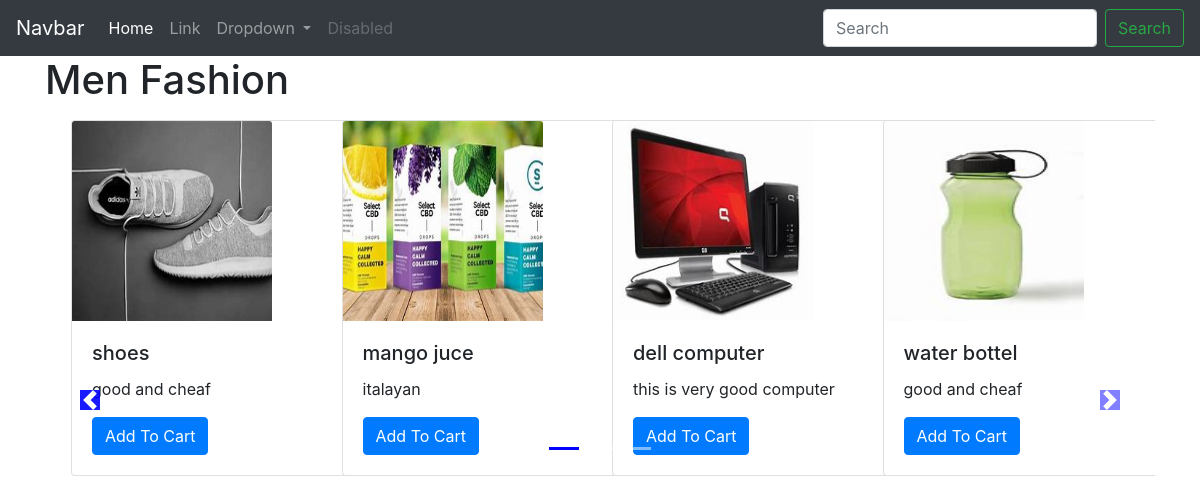
The app's page /shop/ with its own data.
### shop/models.py (models this page shows)
class product(models.Model):
     product_id = models.AutoField
     product_name = models.CharField(max_length=50,default='')
     category =models.CharField(max_length=50 ,default='')
     sub_category =models.CharField(max_length=50 ,default='')
     desc = models.CharField(max_length=500,default='')
     price=models.IntegerField(default=0)
     pub_date = models.DateField()
     image=models.ImageField(upload_to='shop/images' ,default='')
     def __str__(self):
          return  self.product_name

### shop/views.py (the view)
# urls.py: path("",views.index,name="shop"),
def index(request):
    products = product.objects.all()
    print(products)
    n=len(products)
    no_slides=(n//4)+ceil((n/4)-(n//4))
    parems={'product':products,'no_of_slides':no_slides,'range':range(1,no_slides)}
    return  render(request,'shop/index.html',parems)

### shop/templates/shop/index.html (shortened to what this page needs)
{% extends 'shop/base.html'%}
{% block body %}
{% load static %}
<div class="container">
    <h1>Men Fashion</h1>
<div id="demo" class="carousel slide my-3" data-ride="carousel">
    <ul class="carousel-indicators">
      <li data-target="#demo" data-slide-to="0" class="active"></li>
       {% for i in range %}
      <li data-target="#demo" data-slide-to="{{i}}" ></li>
      {% endfor %}
    </ul>
    <div class="container carousel-inner no-padding">
      <div class="carousel-item active">
        {% for i in product|slice:":"%}
        <div class="col-xs-3 col-sm-3 col-md-3">
          <div class="card" style="width: 18rem;">
            <img src='/media/{{i.image}}' class="card-img-top" alt="...">
            <div class="card-body">
              <h5 class="card-title">{{i.product_name}}</h5>
              <p class="card-text">{{i.desc}}</p>
              <a href="#" class="btn btn-primary">Add To Cart</a>
            </div>
          </div>
        </div>
        {% if forloop.counter|divisibleby:4 and forloop.counter > 0 and not forloop.last %}
      </div><div class="carousel-item">
        {% endif %}
        {% endfor %}
    </div>
</div>
</div>
    <a class="carousel-control-prev" href="#demo" data-slide="prev">
        <span class="carousel-control-prev-icon"></span>
    </a>
    <a class="carousel-control-next" href="#demo" data-slide="next">
        <span class="carousel-control-next-icon"></span>
    </a>
</div>
 {% endblock %}

### shop/templates/shop/base.html (shortened to what this page needs)
<!doctype html>
<html lang="en">
<head>
    <link rel="stylesheet" href="https://cdn.jsdelivr.net/npm/bootstrap@4.4.1/dist/css/bootstrap.min.css"
>
</head>
<body>
<nav class="navbar navbar-expand-lg navbar-dark bg-dark">
    <a class="navbar-brand" href="#">Navbar</a>
    <div class="collapse navbar-collapse" id="navbarSupportedContent">
        <ul class="navbar-nav mr-auto">
            <li class="nav-item active">
                <a class="nav-link" href="#">Home <span class="sr-only">(current)</span></a>
            </li>
            <li class="nav-item">
                <a class="nav-link" href="#">Link</a>
            </li>
            <li class="nav-item dropdown">
                <a class="nav-link dropdown-toggle" href="#" id="navbarDropdown" role="button" data-toggle="dropdown"
                   aria-haspopup="true" aria-expanded="false">
                    Dropdown
                </a>
            </li>
            <li class="nav-item">
                <a class="nav-link disabled" href="#" tabindex="-1" aria-disabled="true">Disabled</a>
            </li>
        </ul>
        <form class="form-inline my-2 my-lg-0">
            <input class="form-control mr-sm-2" type="search" placeholder="Search" aria-label="Search">
            <button class="btn btn-outline-success my-2 my-sm-0" type="submit">Search</button>
        </form>
    </div>
</nav>
{% block body %}    {% endblock %}
</body>
</html>

### records on screen
product: image (picture), product_name "shoes", desc "good and cheaf"
product: image (picture), product_name "mango juce", desc "italayan"
product: image (picture), product_name "dell computer", desc "this is very good computer"
product: image (picture), product_name "water bottel", desc "good and cheaf"
